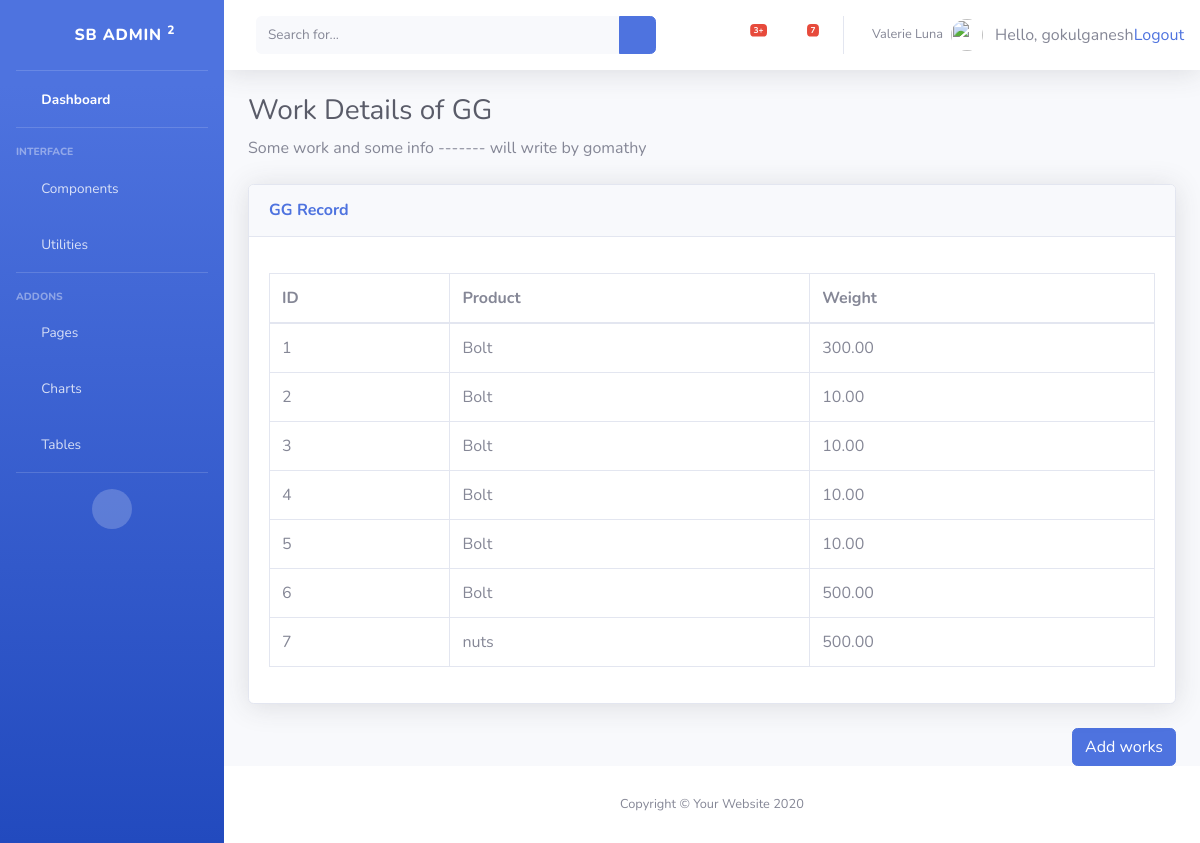
Screenshot of /1/view_works/ (signed in) with the database file from the repository.
### inventory/models.py (models this page shows, shortened)
class Employee(models.Model):
	name 		= models.CharField("Employee Name", max_length=30, default='NULL', blank=True)
	basicSalary = models.DecimalField(max_digits=10, decimal_places=2, default=0)
	bonus 		= models.DecimalField(max_digits=10, decimal_places=2, default=0)
	total 		= models.DecimalField(max_digits=10, decimal_places=2, default=0) # basic + bonus
	isPaid 		= models.BooleanField(default=False)
	lastSalary 	= models.DateTimeField('last salary updated date', default=now, blank=True)
	DESIGNATION_CEO= 'Manager'
	DESIGNATION_WORKER= 'Worker'
	DESIGNATION_SUPERVISER= 'Superviser'
	DESIGNATION_MARKETING= 'MarketingHead'
	DESIGNATION_OTHERS= 'Others'
	DESIGNATION_CHOICES= [(DESIGNATION_WORKER, 'Worker'),(DESIGNATION_CEO,'Manager'),(DESIGNATION_SUPERVISER,'Superviser'),(DESIGNATION_MARKETING,'MarketingHead'),(DESIGNATION_WORKER,'others') ]
	designation = models.CharField(choices=DESIGNATION_CHOICES, max_length=200, default='Others')
	address = models.CharField(max_length=70, default='Not Found', blank=True)
	phone = models.CharField("Phone Number", max_length=11, default='0000000', blank=True)
	dob = models.DateTimeField('date of birth', default=now, blank=True)
	doj = models.DateTimeField('date of Joined', default=now, blank=True)
	GENDER_MALE 	= 0
	GENDER_FEMALE 	= 1
	GENDER_OTHERS 	= 2
	GENDER_CHOICES 	= [(GENDER_MALE, 'Male'), (GENDER_FEMALE, 'Female'), (GENDER_FEMALE, 'Others') ]
	gender 			= models.IntegerField(choices=GENDER_CHOICES, default=2)

class Work(models.Model):
	emp 	 = models.ForeignKey(Employee, on_delete=models.CASCADE)
	product  = models.ForeignKey(Products, on_delete=models.CASCADE)
	material = models.ForeignKey(raw_materials, on_delete=models.CASCADE)
	weight 	 = models.DecimalField(max_digits=12, decimal_places=2,  default=0.0, blank=True)

class Products(models.Model):
	name 	= models.CharField("Product Name", max_length=30)
	cost 	= models.DecimalField(max_digits=10, decimal_places=2, default=0) # cost per Kg
	wages 	= models.DecimalField(max_digits=10, decimal_places=2, default=0) # wages per Kg
	weight 	= models.DecimalField(max_digits=10, decimal_places=2, default=0) # weight of the products in kg
	def __str__(self):
		return self.name

### inventory/views.py (the view)
# urls.py: path('<int:emp_id>/view_works/', views.view_works, name='view_works'),
def view_works(request, emp_id):
	emp = get_object_or_404(Employee, pk=emp_id)
	wk = Work.objects.filter(emp=emp_id)
	return render(request, 'inventory/view_works.html', { 'wk' : wk, 'emp' : emp })

### inventory/templates/inventory/view_works.html
{% extends 'inventory/base.html' %}
{% block body %}
<h1 class="h3 mb-2 text-gray-800">Work Details of {{ emp.name }}</h1>
<p class="mb-4">Some work and some info ------- will write by gomathy  </p>
<div class="card shadow mb-4">
  <div class="card-header py-3">
    <h6 class="m-0 font-weight-bold text-primary"> {{ emp.name }} Record </h6>
  </div>
  <div class="card-body">
    <div class="table-responsive">
      <table class="table table-bordered" id="dataTable" width="100%" cellspacing="0">
        <thead>
          <tr>
            <th>ID</th>
            <th>Product</th>
            <th>Weight</th>
          </tr>
        </thead>
        <tbody>
      		<ul>
      			{% for w in wk %}
      				<tr>
                <td>{{ w.id }} </td>
                <td>{{ w.product }} </td>
                <td>{{ w.weight }} </td>
    		      </tr>
            {% endfor %}
          </ul>
        </tbody>
      </table>
    </div>
  </div>
</div>
<div class="button-group" align="right" >
  <a href="{% url 'inventory:add_work' emp.id %}" class="btn btn-primary" role="button" > Add works </a>
</div>
{% endblock %}

### inventory/templates/inventory/base.html (shortened to what this page needs)
{% load static %}
<!DOCTYPE html>
<html lang="en">
<head>
  <link href="{% static 'Dashboard/vendor/fontawesome-free/css/all.min.css' %}" rel="stylesheet" type="text/css">
  <link href="{% static 'Dashboard/css/sb-admin-2.min.css' %}" rel="stylesheet">
  <link href="{% static 'Dashboard/vendor/datatables/dataTables.bootstrap4.min.css' %}" rel="stylesheet">
</head>
<body id="page-top">
  <div id="wrapper">
    <ul class="navbar-nav bg-gradient-primary sidebar sidebar-dark accordion" id="accordionSidebar">
      <a class="sidebar-brand d-flex align-items-center justify-content-center" href="index.html">
        <div class="sidebar-brand-icon rotate-n-15">
          <i class="fas fa-laugh-wink"></i>
        </div>
        <div class="sidebar-brand-text mx-3">SB Admin <sup>2</sup></div>
      </a>
      <hr class="sidebar-divider my-0">
      <li class="nav-item active">
        <a class="nav-link" href="index.html">
          <i class="fas fa-fw fa-tachometer-alt"></i>
          <span>Dashboard</span></a>
      </li>
      <hr class="sidebar-divider">
      <div class="sidebar-heading">
        Interface
      </div>
      <li class="nav-item">
        <a class="nav-link collapsed" href="#" data-toggle="collapse" data-target="#collapseTwo" aria-expanded="true" aria-controls="collapseTwo">
          <i class="fas fa-fw fa-cog"></i>
          <span>Components</span>
        </a>
      </li>
      <li class="nav-item">
        <a class="nav-link collapsed" href="#" data-toggle="collapse" data-target="#collapseUtilities" aria-expanded="true" aria-controls="collapseUtilities">
          <i class="fas fa-fw fa-wrench"></i>
          <span>Utilities</span>
        </a>
      </li>
      <hr class="sidebar-divider">
      <div class="sidebar-heading">
        Addons
      </div>
      <li class="nav-item">
        <a class="nav-link collapsed" href="#" data-toggle="collapse" data-target="#collapsePages"
        aria-expanded="true" aria-controls="collapsePages">
          <i class="fas fa-fw fa-folder"></i>
          <span>Pages</span>
        </a>
      </li>
      <li class="nav-item">
        <a class="nav-link" href="#">
          <i class="fas fa-fw fa-chart-area"></i>
          <span>Charts</span></a>
      </li>
      <li class="nav-item">
        <a class="nav-link" href="tables.html">
          <i class="fas fa-fw fa-table"></i>
          <span>Tables</span></a>
      </li>
      <hr class="sidebar-divider d-none d-md-block">
      <div class="text-center d-none d-md-inline">
        <button class="rounded-circle border-0" id="sidebarToggle"></button>
      </div>
    </ul>
    <div id="content-wrapper" class="d-flex flex-column">
      <div id="content">
        <nav class="navbar navbar-expand navbar-light bg-white topbar mb-4 static-top shadow">
          <form class="d-none d-sm-inline-block form-inline mr-auto ml-md-3 my-2 my-md-0 mw-100 navbar-search">
            <div class="input-group">
              <input type="text" class="form-control bg-light border-0 small" placeholder="Search for..." aria-label="Search" aria-describedby="basic-addon2">
              <div class="input-group-append">
                <button class="btn btn-primary" type="button">
                  <i class="fas fa-search fa-sm"></i>
                </button>
              </div>
            </div>
          </form>
          <ul class="navbar-nav ml-auto">
            <li class="nav-item dropdown no-arrow mx-1">
              <a class="nav-link dropdown-toggle" href="#" id="alertsDropdown" role="button" data-toggle="dropdown" aria-haspopup="true" aria-expanded="false">
                <i class="fas fa-bell fa-fw"></i>
                <span class="badge badge-danger badge-counter">3+</span>
              </a>
            </li>
            <li class="nav-item dropdown no-arrow mx-1">
              <a class="nav-link dropdown-toggle" href="#" id="messagesDropdown" role="button" data-toggle="dropdown" aria-haspopup="true" aria-expanded="false">
                <i class="fas fa-envelope fa-fw"></i>
                <span class="badge badge-danger badge-counter">7</span>
              </a>
            </li>
            <li class="nav-item dropdown no-arrow">
              <a class="nav-link dropdown-toggle" href="#" id="userDropdown" role="button" data-toggle="dropdown" aria-haspopup="true" aria-expanded="false">
                <span class="mr-2 d-none d-lg-inline text-gray-600 small">Valerie Luna</span>
                <img class="img-profile rounded-circle" src="https://source.unsplash.com/QAB-WJcbgJk/60x60">
              </a>
            </li>
          </ul>
          <span> Hello, {{ request.user}}</span>
          <span><a href="{% url 'inventory:logout' %}"> Logout</a></span>
        </nav>
        <div class="container-fluid">
                {% block body %}
                {% endblock %}
        </div>
      </div>
      <footer class="sticky-footer bg-white">
        <div class="container my-auto">
          <div class="copyright text-center my-auto">
            <span>Copyright &copy; Your Website 2020</span>
          </div>
        </div>
      </footer>
    </div>
  </div>
</body>
</html>

### rows the page displays
Employee: name "GG"
Work: id "1", product "Bolt", weight "300.00"
Work: id "2", product "Bolt", weight "10.00"
Work: id "3", product "Bolt", weight "10.00"
Work: id "4", product "Bolt", weight "10.00"
Work: id "5", product "Bolt", weight "10.00"
Work: id "6", product "Bolt", weight "500.00"
Work: id "7", product "nuts", weight "500.00"

### other values shown
{{ request.user }} "gokulganesh"
